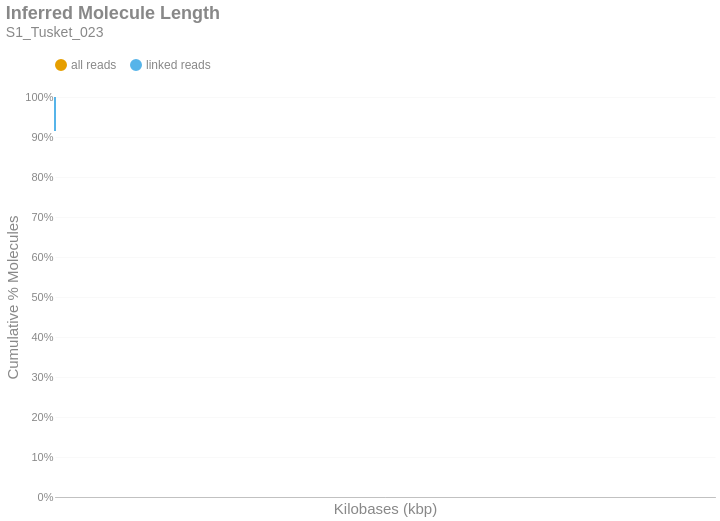

Write notebook code for a chart like this one.
### Markdown cell above
### Inferred Molecule Length
This is the cumulative frequency distribution of molecule lengths inferred from the first and last alignment positions along a contig for all alignments associated with a single linked-read barcode on a given contig.There are two distributions: one with `all` the alignments (yellow) and another with only `linked reads` (blue). The percent of molecules in the `linked reads` distribution is relative to the total number of linked molecules.

### Code cell
if SKIPLR:
    print_html(f"Skipped")
else:
    binned_df = consolidated_hist(valids['length_inferred']/1000, mask, 10, True)
    binned_df = binned_df.with_columns(
        pl.when(pl.col('bin').cast(pl.Utf8) == '0').then(pl.lit('1')).otherwise(pl.col('bin').cast(pl.Utf8)).alias('bin')
    )
    with SafeRender(binned_df):
        (
            density_plot(binned_df, 'Inferred Molecule Length', samplename, 'inferredlen')
            .transform_calculate(bin_kb='datum.bin / 1000')
            .encode(
                x=alt.X('bin_kb:Q', title="Kilobases (kbp)").scale(type='log', padding=0).axis(labelAngle=-40),
                y=alt.Y('value:Q', title='Cumulative % Molecules')
                    .axis(format='%')
                    .stack(False)
                    .scale(domainMin=0, domainMax=1,padding=0),
                color=alt.Color("key:N").scale(domain = ["all reads", "linked reads"]),
                tooltip = [
                    alt.Tooltip("key:N", title = "Data Type"),
                    alt.Tooltip("range_label:N", title="Kilobases"),
                    alt.Tooltip("value:Q", format = ".2%", title="% Molecules (Cum.)")
                ]
            )
        ).display()

### Figure 1 — Vega-Lite specification as saved in the notebook (floating-point values rounded to 4 significant figures)
{"width": "container", "height": 400, "config": {"title": {"anchor": "start", "dy": -15, "fontSize": 18, "color": "#888888", "subtitleColor": "#888888", "subtitleFontSize": 14}, "arc": {"fill": "#0072B2"}, "axis": {"domainColor": "#888888", "domainWidth": 0.5, "gridWidth": 0.2, "grid": false, "titleFontWeight": 400, "titleFontSize": 15, "labelFontSize": 11, "labelColor": "#888888", "tickColor": "#888888", "tickWidth": 0.2, "titleColor": "#888888"}, "axisBand": {"grid": false}, "axisX": {"grid": true, "tickSize": 10, "domainCap": "round"}, "axisY": {"domain": false, "grid": true, "tickSize": 0, "domainCap": "round"}, "background": "transparent", "header": {"labelFontSize": 15, "labelColor": "#888888", "titleFontSize": 15, "titleFontWeight": 600, "titleColor": "#888888"}, "legend": {"labelFont": "sans-serif", "labelFontSize": 12, "labelColor": "#888888", "symbolSize": 100, "symbolType": "circle", "titleFontSize": 12, "titlePadding": 10, "titleColor": "#888888", "title": null, "orient": "top"}, "range": {"category": ["#E69F00", "#56B4E9", "#009E73", "#F0E442", "#0072B2", "#D55E00", "#CC79A7", "#000000"], "diverging": ["#cfe8f3", "#a2d4ec", "#73bfe2", "#46abdb", "#1696d2", "#12719e"]}, "area": {"fill": "#0072B2", "fillOpacity": 0.7, "line": true, "strokeOpacity": 0.7}, "line": {"color": "#0072B2", "stroke": "#0072B2", "strokeWidth": 2}, "trail": {"color": "#0072B2", "stroke": "#0072B2", "strokeWidth": 0, "size": 1}, "point": {"filled": true, "fillOpacity": 1.0, "size": 95}, "text": {"color": "#888888", "fontSize": 11, "align": "right", "fontWeight": 400, "size": 11}, "bar": {"fill": "#0072B2", "stroke": null}, "view": {"stroke": null, "continuousWidth": 660, "continuousHeight": 400}}, "data": {"name": "data-80e501f984df6af979de980587cdf48e"}, "mark": {"type": "line", "interpolate": "monotone", "point": {"opacity": 0, "size": 275}}, "encoding": {"color": {"field": "key", "scale": {"domain": ["all reads", "linked reads"]}, "type": "nominal"}, "tooltip": [{"field": "key", "title": "Data Type", "type": "nominal"}, {"field": "range_label", "title": "Kilobases", "type": "nominal"}, {"field": "value", "format": ".2%", "title": "% Molecules (Cum.)", "type": "quantitative"}], "x": {"axis": {"labelAngle": -40}, "field": "bin_kb", "scale": {"type": "log", "padding": 0}, "title": "Kilobases (kbp)", "type": "quantitative"}, "y": {"axis": {"format": "%"}, "field": "value", "scale": {"domainMin": 0, "domainMax": 1, "padding": 0}, "stack": false, "title": "Cumulative % Molecules", "type": "quantitative"}}, "params": [{"name": "param_c36ac31b6afebe62", "select": {"type": "point", "fields": ["key"]}, "bind": "legend"}], "title": {"text": "Inferred Molecule Length", "subtitle": "S1_Tusket_023"}, "transform": [{"fold": ["all reads (cumsum)", "linked reads (cumsum)"]}, {"calculate": "replace(datum.key, ' (cumsum)', '')", "as": "key"}, {"filter": {"param": "param_c36ac31b6afebe62"}}, {"calculate": "datum.bin / 1000", "as": "bin_kb"}], "usermeta": {"embedOptions": {"downloadFileName": "S1_Tusket_023.inferredlen"}}, "$schema": "https://vega.github.io/schema/vega-lite/v6.1.0.json", "datasets": {"data-80e501f984df6af979de980587cdf48e": [{"bin": "0.0", "interval": "0.0-10.0", "all reads": 0.9934, "linked reads": 0.9152, "all reads (cumsum)": 0.9934, "linked reads (cumsum)": 0.9152, "range_label": "0-9"}, {"bin": "10.0", "interval": "10.0-20.0", "all reads": 0.002936, "linked reads": 0.03821, "all reads (cumsum)": 0.9964, "linked reads (cumsum)": 0.9534, "range_label": "10-19"}, {"bin": "20.0", "interval": "20.0-30.0", "all reads": 0.001389, "linked reads": 0.01772, "all reads (cumsum)": 0.9977, "linked reads (cumsum)": 0.9711, "range_label": "20-29"}, {"bin": "30.0", "interval": "30.0-40.0", "all reads": 0.001114, "linked reads": 0.01422, "all reads (cumsum)": 0.9989, "linked reads (cumsum)": 0.9853, "range_label": "30-39"}, {"bin": "40.0", "interval": "40.0-50.0", "all reads": 0.001012, "linked reads": 0.01294, "all reads (cumsum)": 0.9999, "linked reads (cumsum)": 0.9982, "range_label": "40-49"}, {"bin": "50.0", "interval": "50.0-60.0", "all reads": 0.000105, "linked reads": 0.001398, "all reads (cumsum)": 1.0, "linked reads (cumsum)": 0.9996, "range_label": "50-59"}, {"bin": "60.0", "interval": "60.0-70.0", "all reads": 1.365e-05, "linked reads": 0.0001753, "all reads (cumsum)": 1.0, "linked reads (cumsum)": 0.9998, "range_label": "60-69"}, {"bin": "70.0", "interval": "70.0-80.0", "all reads": 7.163e-06, "linked reads": 8.624e-05, "all reads (cumsum)": 1.0, "linked reads (cumsum)": 0.9999, "range_label": "70-79"}, {"bin": "80.0", "interval": "80.0-90.0", "all reads": 3.969e-06, "linked reads": 4.312e-05, "all reads (cumsum)": 1.0, "linked reads (cumsum)": 0.9999, "range_label": "80-89"}, {"bin": "90.0", "interval": "90.0-100.0", "all reads": 2.517e-06, "linked reads": 3.199e-05, "all reads (cumsum)": 1.0, "linked reads (cumsum)": 1.0, "range_label": "90-99"}, {"bin": "100.0", "interval": "100.0-110.0", "all reads": 5.808e-07, "linked reads": 6.955e-06, "all reads (cumsum)": 1.0, "linked reads (cumsum)": 1.0, "range_label": "100-109"}, {"bin": "110.0", "interval": "110.0-120.0", "all reads": 6.776e-07, "linked reads": 6.955e-06, "all reads (cumsum)": 1.0, "linked reads (cumsum)": 1.0, "range_label": "110-119"}, {"bin": "120.0", "interval": "120.0-130.0", "all reads": 9.68e-08, "linked reads": 1.391e-06, "all reads (cumsum)": 1.0, "linked reads (cumsum)": 1.0, "range_label": "120-129"}, {"bin": "130.0", "interval": "130.0-140.0", "all reads": 1.936e-07, "linked reads": 2.782e-06, "all reads (cumsum)": 1.0, "linked reads (cumsum)": 1.0, "range_label": "130-139"}, {"bin": "140.0", "interval": "140.0-150.0", "all reads": 1.936e-07, "linked reads": 2.782e-06, "all reads (cumsum)": 1.0, "linked reads (cumsum)": 1.0, "range_label": "140-149"}]}}
